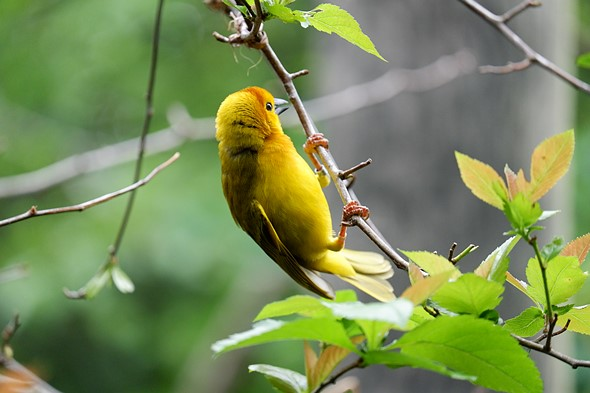
#> input picture images/image4.jpeg, 590 x 393 px, found by its file name
$ python 1.py
#> lines starting #> are read from the running program, lines starting #| are printed output that depends on the picture
# feature description using SIFT
# Import necessary libraries
import cv2
import matplotlib.pyplot as plt
import numpy as np

# Load the image from the specified path
image1 = cv2.imread('images/image4.jpeg')
#> image1 is the input picture: shape (393, 590, 3); mean B, G, R 88.3, 139.3, 121.2

# Check if the image is loaded correctly
if image1 is None:
    print("Error: Image not found.")
else:
    # Convert the training image to RGB
    training_image = cv2.cvtColor(image1, cv2.COLOR_BGR2RGB)

    # Convert the training image to grayscale
    training_gray = cv2.cvtColor(training_image, cv2.COLOR_RGB2GRAY)
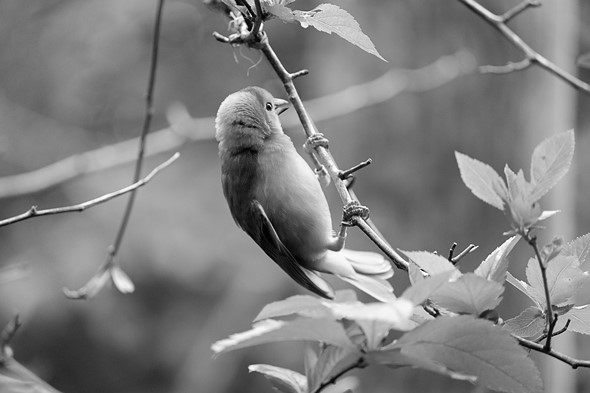
#> training_gray: shape (393, 590); min 0, max 255, mean 128.1

    # Create test image by adding Scale Invariance and Rotational Invariance
    test_image = cv2.pyrDown(training_image)
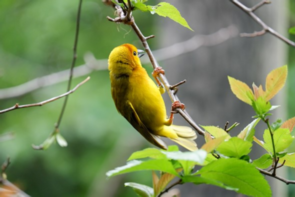
#> test_image: shape (197, 295, 3); mean R, G, B 121.1, 139.3, 88.3
    test_image = cv2.pyrDown(test_image)
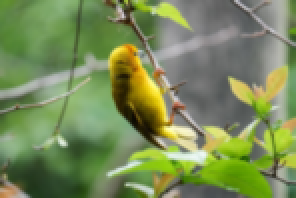
#> test_image: shape (99, 148, 3) (shown 2 times larger); mean R, G, B 121, 139.2, 88.3
    num_rows, num_cols = test_image.shape[:2]
#> num_rows = 99; num_cols = 148

    rotation_matrix = cv2.getRotationMatrix2D((num_cols/2, num_rows/2), 30, 1)
    test_image = cv2.warpAffine(test_image, rotation_matrix, (num_cols, num_rows))
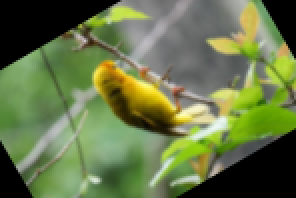
#> test_image: shape (99, 148, 3) (shown 2 times larger); mean R, G, B 102.5, 117.5, 72.3

    test_gray = cv2.cvtColor(test_image, cv2.COLOR_RGB2GRAY)
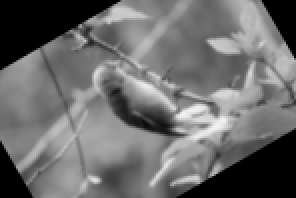
#> test_gray: shape (99, 148) (shown 2 times larger); min 0, max 244, mean 107.9

    # Display training image and testing image
    fig, plots = plt.subplots(1, 2, figsize=(20, 10))

    plots[0].set_title("Training Image")
    plots[0].imshow(training_image)
    plots[0].axis('off')  # Hide axes for better visualization

    plots[1].set_title("Testing Image")
    plots[1].imshow(test_image)
    plots[1].axis('off')  # Hide axes for better visualization

    plt.show()

    # SIFT feature detection
    sift = cv2.SIFT_create()

    # Detect keypoints and descriptors for both images
    keypoints_train, descriptors_train = sift.detectAndCompute(training_gray, None)
#> keypoints_train = 773 keypoints; strongest (x, y, size): (269, 108, 3.2), (252, 368, 4.6), (244, 26, 3.7), (343, 177, 4.3)
    keypoints_test, descriptors_test = sift.detectAndCompute(test_gray, None)
#> keypoints_test = 136 keypoints; strongest (x, y, size): (79, 61, 9.8), (108, 85, 3.1), (48, 90, 2.6), (58, 7, 5.8)

    # Draw the keypoints on the images
    training_image_with_keypoints = cv2.drawKeypoints(training_image, keypoints_train, None)
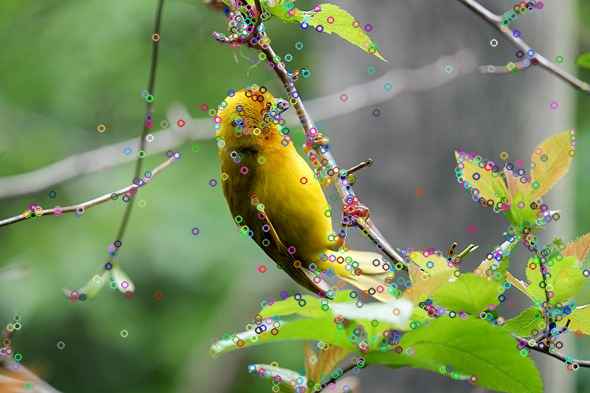
#> training_image_with_keypoints: shape (393, 590, 3); mean R, G, B 120.4, 138.3, 90.9
    test_image_with_keypoints = cv2.drawKeypoints(test_image, keypoints_test, None)
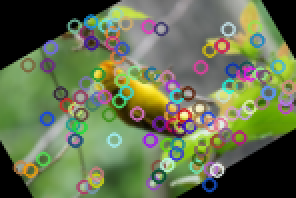
#> test_image_with_keypoints: shape (99, 148, 3) (shown 2 times larger); mean R, G, B 102.3, 114.2, 80.6

    # Display the images with keypoints
    fig, plots = plt.subplots(1, 2, figsize=(20, 10))

    plots[0].set_title("Training Image with Keypoints")
    plots[0].imshow(training_image_with_keypoints)
    plots[0].axis('off')

    plots[1].set_title("Testing Image with Keypoints")
    plots[1].imshow(test_image_with_keypoints)
    plots[1].axis('off')

    plt.show()

$ run again, with images/image1.jpg copied over images/image4.jpeg
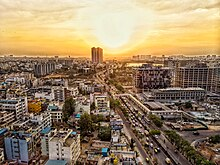
#> input picture images/image1.jpg, 220 x 165 px, found by its file name
#> image1 is the input picture: shape (165, 220, 3); mean B, G, R 101.9, 132, 153.6
#> `test_gray = cv2.cvtColor(test_image, cv2.COLOR_RGB2GRAY)`:
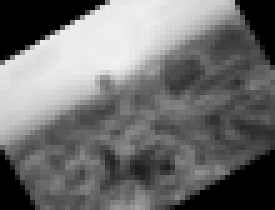
#> test_gray: shape (42, 55) (shown 5 times larger); min 0, max 241, mean 110.7
#> keypoints_train = 348 keypoints; strongest (x, y, size): (168, 159, 2.3), (23, 100, 2), (140, 64, 2.1), (31, 115, 2.3)
#> keypoints_test = 28 keypoints; strongest (x, y, size): (13, 13, 10.2), (44, 34, 2.2), (21, 16, 1.9), (36, 14, 6.3)
#> `test_image_with_keypoints = cv2.drawKeypoints(test_image, keypoints_te..`:
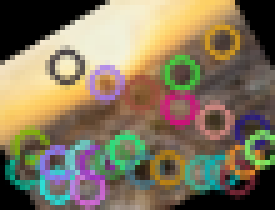
#> test_image_with_keypoints: shape (42, 55, 3) (shown 5 times larger); mean R, G, B 129.3, 117.1, 93.1
